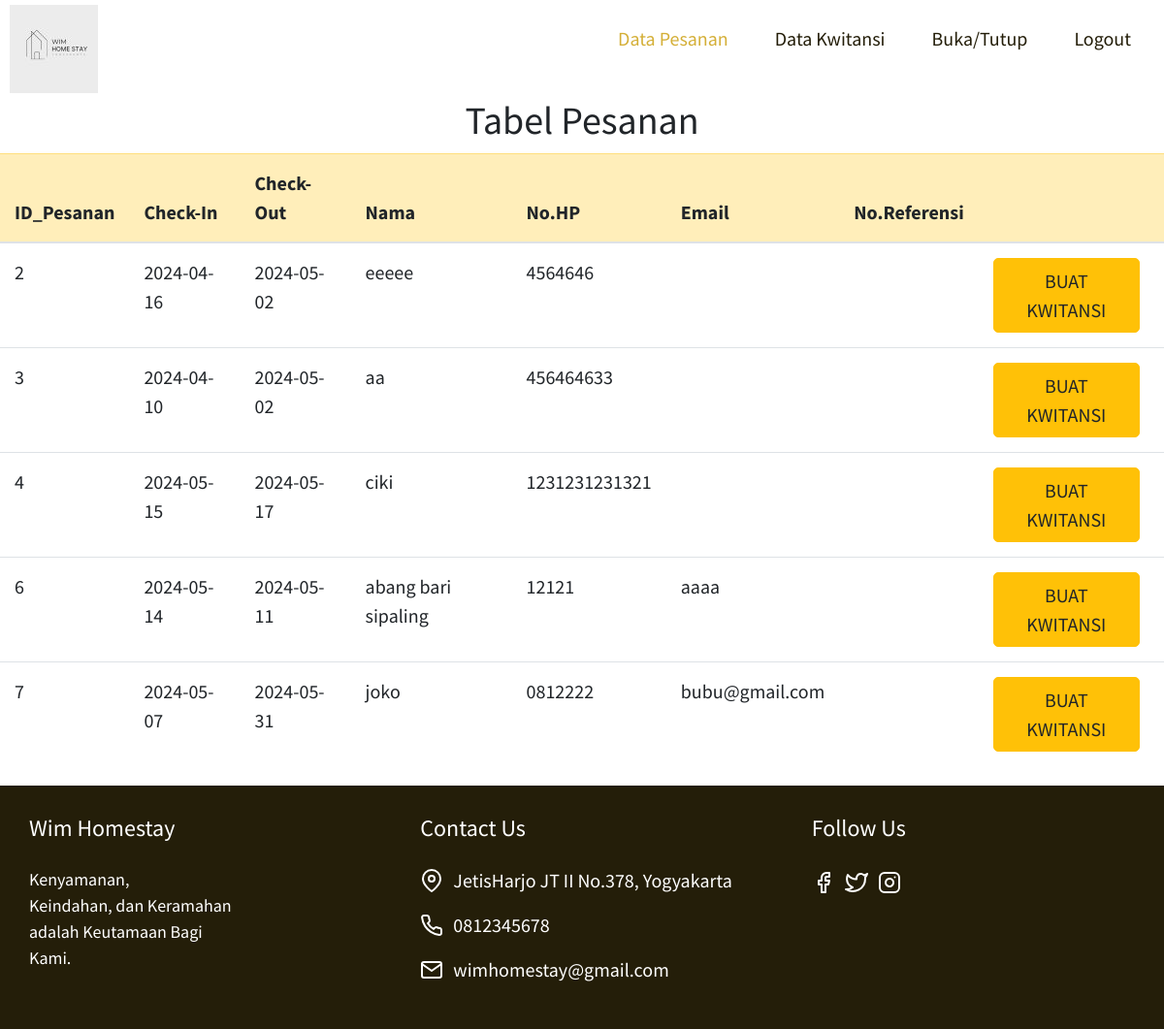
/adminpesanan.php, run on the app's committed database.
### tables this page shows
CREATE TABLE `pesanan` (
  `id_pesanan` int(11) NOT NULL,
  `check_in` date NOT NULL,
  `check_out` date NOT NULL,
  `nama_pelanggan` varchar(20) NOT NULL,
  `no_HP_pelanggan` varchar(20) NOT NULL,
  `email` varchar(30) NOT NULL,
  `no_referensi` varchar(30) NOT NULL
);

### adminpesanan.php (the view, shortened to what this page needs)
<!DOCTYPE html>
<html lang="en">
<head>
	<link rel="stylesheet" href="./assets/css/global-header.css">
	<link rel="stylesheet" href="./assets/css/global-footer.css">
	<link rel="stylesheet" href="./assets/css/accesibility.css">
	<link rel="stylesheet" href="./assets/css/index.css">
	<link rel="stylesheet" href="https://cdn.jsdelivr.net/npm/bootstrap@4.6.2/dist/css/bootstrap.min.css">
</head>
<body>
<header>
      <div class="header-container">
         <nav class="header-nav-bar">
				<div class="header-nav-logo">
					<a href="index.php">
						<img src="./assets/img/homestay.jpg"
							alt="star hotels logo">
					</a>
				</div>
				<ul class="header-nav-lists">
						<li class="header-nav-list">
							<a class="header-nav-link header-active" href="adminpesanan.php">Data Pesanan</a>
						</li>
						<li class="header-nav-list">
                            <a class="header-nav-link" href="adminkwitansi.php">Data Kwitansi</a>
                        </li>
						<li class="header-nav-list"><a class="header-nav-link" href="adminopen.php">Buka/Tutup</a></li>
						<li class="header-nav-list"><a class="header-nav-link" href="logout.php">Logout</a></li>
					</ul>
         </nav>
      </div>
	</header>
    <center>
	<h2>Tabel Pesanan</h2>
	</center>
<table class="table table-hover">
  <thead>
    <tr class="table-warning">
      <th scope="col">ID_Pesanan</th>
      <th scope="col">Check-In</th>
      <th scope="col">Check-Out</th>
      <th scope="col">Nama</th>
	  <th scope="col">No.HP</th>
	  <th scope="col">Email</th>
	  <th scope="col">No.Referensi</th>
	  <th scope="col"></th>
    </tr>
  </thead>
  <tbody>
  <?php
							include 'koneksi.php';
							$query = mysqli_query($konek, "select * from pesanan");
							while ($data = mysqli_fetch_array($query)) { ?>
								<tr>
									<td><?php echo $data['id_pesanan']; ?></td>
									<td><?php echo $data['check_in']; ?></td>
									<td><?php echo $data['check_out']; ?></td>
									<td><?php echo $data['nama_pelanggan']; ?></td>
									<td><?php echo $data['no_HP_pelanggan']; ?></td>
									<td><?php echo $data['email']; ?></td>
									<td><?php echo $data['no_referensi']; ?></td>
									<td>
									<a class="btn btn-warning" href="kwitansi.php?id_pesanan=<?php echo $data['id_pesanan'] ?>">Buat Kwitansi</a>
									</td>
								</tr>
							<?php } ?>
  </tbody>
</table>
        <footer class="footer">
		<div class="footer-container">
			<nav class="footer-nav">
				<div class="footer-description">
					<h3 class="footer-description-title">Wim Homestay</h3>
					<p>Kenyamanan, <br> Keindahan, dan Keramahan <br>adalah Keutamaan Bagi Kami.</p>
				</div>
				<div class="footer-contact-us">
					<h3 class="footer-description-title">Contact Us</h3>
					<p class="footer-description-detail">
						<img src="./assets/img/map-pin.svg" class="footer-description-icon" alt="star hotel location">
						<span>JetisHarjo JT II No.378, Yogyakarta</span></p>
					<p class="footer-description-detail">
						<img src="./assets/img/phone.svg" class="footer-description-icon" alt="star hotels phone number">
						<span>
						0812345678</span></p>
					<p class="footer-description-detail">
						<img src="./assets/img/mail.svg" class="footer-description-icon" alt="star hotels email">
						<span>wimhomestay@gmail.com</span> </p>
				</div>
				<div class="footer-follow-us">
					<h3 class="footer-description-title">Follow Us</h3>
					<ul class="footer-follow-us-lists">
						<li class="follow-us-list">
							<a href="">
								<img src="./assets/img/facebook.svg" alt="star hotels facebook page">
							</a>
						</li>
						<li class="follow-us-list">
							<a href="">
								<img src="./assets/img/twitter.svg" alt="star hotels twitter page">
							</a>
						</li>
						<li class="follow-us-list">
							<a href="">
								<img src="./assets/img/instagram.svg" alt="star hotels instagram page">
							</a>
						</li>
					</ul>
				</div>
			</nav>
		</div>
	</footer>
</body>
</html>

### assets/css/global-header.css (style rules this page uses)
* { margin: 0; padding: 0; box-sizing: border-box; }
body { font-family: 'Source Sans Pro', sans-serif; background-color: #fcfcfc; }
.header-container { max-width: 1200px; margin: 0 auto; padding: 10px; font-size: 16px; }
.header-nav-lists { display: none; }
.header-nav-list { padding: 0 24px; list-style-type: none; }
.header-nav-bar { display: flex; justify-content: space-between; align-items: center; height: 10vh; }
.header-nav-link { text-decoration: none; color: #241e09; font-size: 20px; }
.header-active { color: #d4af37; }
.header-nav-logo { width: 80px; position: relative; z-index: 11; }
@media (min-width: 850px) { .header-nav-lists { display: flex; } }
@media (min-width: 1200px) { * { font-size: 20px; } }

### assets/css/global-footer.css (style rules this page uses)
.footer { background-color: #241e09; color: #fff; min-height: 240px; }
.footer-container { max-width: 1200px; margin: 0 auto; padding: 1.5rem; display: flex; flex-direction: column; justify-content: start; min-height: 240px; font-size: 18px; }
.footer-nav { display: grid; justify-items: start; grid-gap: 70px; grid-template-columns: repeat(auto-fit, minmax(280px, 1fr)); }
.footer-description { max-width: 210px; justify-self: start; }
.footer-description-title { margin-bottom: 24px; font-size: 24px; }
.footer-description-detail { display: flex; align-items: center; margin-bottom: 16px; }
.footer-description-icon { padding-right: 10px; }
.footer-follow-us-lists { display: flex; text-decoration: none; list-style-type: none; }
.follow-us-list { justify-self: start; padding-right: 10px; }
@media (min-width: 768px) { .footer-nav { justify-items: start; } }
@media (min-width: 1200px) { .footer-nav { justify-items: center; } }

### assets/css/index.css (style rules this page uses)
* { font-family: 'Source Sans Pro'; }
p { font-size: 18px; }
h2 { font-size: 40px; }
.btn { border-radius: 3px; border: 1px solid #d4af37; text-transform: uppercase; font-size: 55%; padding: 10px 18px; font-weight: 400; text-decoration: none; transition: all 0.3s; margin-right: 10px; }

### adminpesanan.php (style rules this page uses)
.footer { background-color: #241e09; color: #fff; min-height: 240px; }
.footer-container { max-width: 1200px; margin: 0 auto; padding: 1.5rem; display: flex; flex-direction: column; justify-content: start; min-height: 240px; font-size: 18px; }
.footer-nav { display: grid; justify-items: start; grid-gap: 70px; grid-template-columns: repeat(auto-fit, minmax(280px, 1fr)); }

### data on the page
pesanan: id_pesanan "2", check_in "2024-04-16", check_out "2024-05-02", nama_pelanggan "eeeee", no_HP_pelanggan "4564646"
pesanan: id_pesanan "3", check_in "2024-04-10", check_out "2024-05-02", nama_pelanggan "aa", no_HP_pelanggan "456464633"
pesanan: id_pesanan "4", check_in "2024-05-15", check_out "2024-05-17", nama_pelanggan "ciki", no_HP_pelanggan "1231231231321"
pesanan: id_pesanan "6", check_in "2024-05-14", check_out "2024-05-11", nama_pelanggan "abang bari sipaling", no_HP_pelanggan "12121", email "aaaa"
pesanan: id_pesanan "7", check_in "2024-05-07", check_out "2024-05-31", nama_pelanggan "joko", no_HP_pelanggan "0812222", email "bubu@gmail.com"
